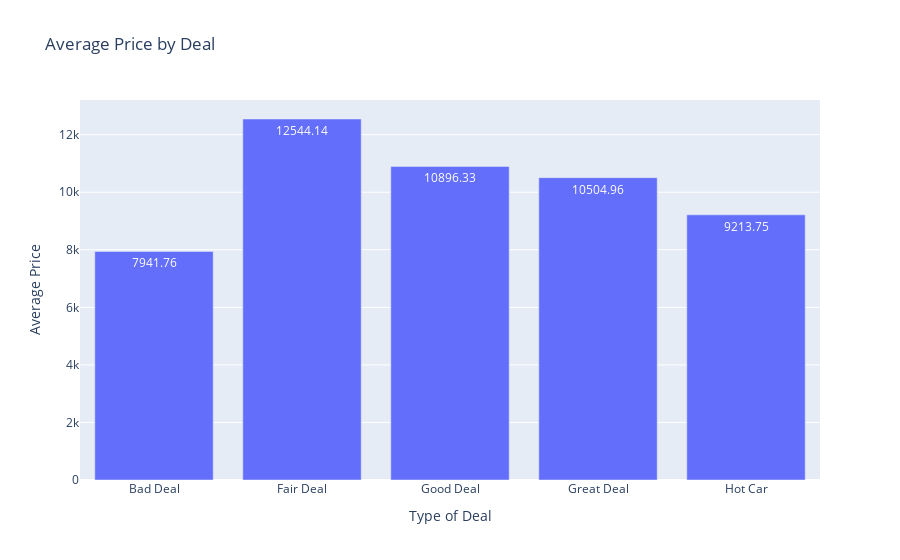

Notebook code for this chart:
### Code cell
mean_prices = df.groupby('Badge Label')['Price'].mean().reset_index()

mean_prices['Price'] = mean_prices['Price'].apply(lambda x: round(x, 2))

bar_chart = go.Figure()

bar_chart.add_trace(
    go.Bar(
        x=mean_prices['Badge Label'],
        y=mean_prices['Price'],
        text=mean_prices['Price'],
        textposition='auto',  
    )
)

bar_chart.update_layout(
    title='Average Price by Deal',
    xaxis_title='Type of Deal',
    yaxis_title='Average Price',
)

bar_chart.show()

### Figure 1 — Plotly figure (JSON) as saved in the notebook; plotly's stock layout.template omitted (floating-point values rounded to 4 significant figures)
{"data": [{"text": [7942.0, 12540.0, 10900.0, 10500.0, 9214.0], "textposition": "auto", "type": "bar", "x": ["Bad Deal", "Fair Deal", "Good Deal", "Great Deal", "Hot Car"], "y": [7942.0, 12540.0, 10900.0, 10500.0, 9214.0]}], "layout": {"title": {"text": "Average Price by Deal"}, "xaxis": {"title": {"text": "Type of Deal"}}, "yaxis": {"title": {"text": "Average Price"}}}}
